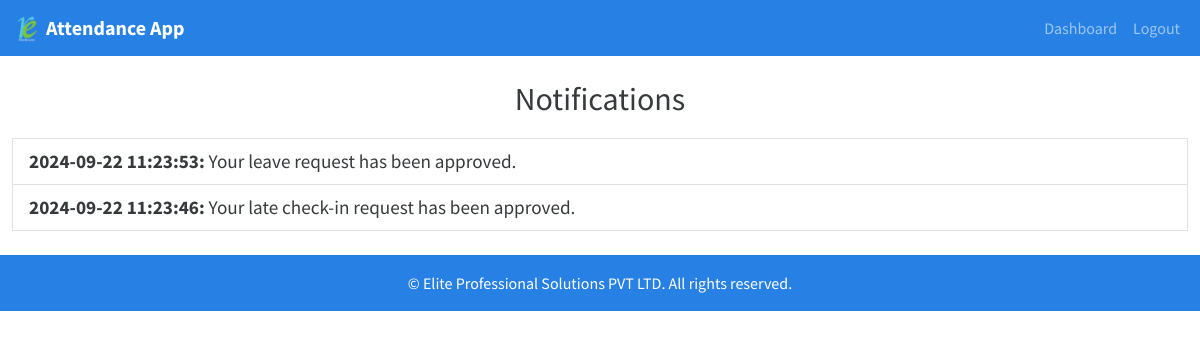
Screenshot of /notifications (signed in) with the database file from the repository.
### app/models.py (models this page shows)
class Notification(db.Model):
    __tablename__ = 'notification'
    id = db.Column(db.Integer, primary_key=True)
    employee_id = db.Column(db.Integer, db.ForeignKey('employee.id'))
    message = db.Column(db.String(500))
    date = db.Column(db.DateTime, nullable=False)

### app/routes.py (the view)
@main.route('/notifications')
@login_required
def notifications():
    if session.get('user_type') != 'employee':
        return redirect(url_for('main.login'))
    notifications = Notification.query.filter_by(employee_id=current_user.id).order_by(Notification.date.desc()).all()
    return render_template('notifications.html', notifications=notifications)

### app/routes.py (called while the page is built)
@login_manager.user_loader
def load_user(user_id):
    if session.get('user_type') == 'employee':
        return Employee.query.get(int(user_id))
    else:
        return Admin.query.get(int(user_id))

### app/templates/notifications.html (shortened to what this page needs)
{% extends "base.html" %}
{% block content %}
<h2 class="text-center">Notifications</h2>
{% if notifications %}
    <ul class="list-group">
        {% for notification in notifications %}
        <li class="list-group-item">
            <strong>{{ notification.date.strftime('%Y-%m-%d %H:%M:%S') }}:</strong>
            {{ notification.message }}
        </li>
        {% endfor %}
    </ul>
{% else %}
    <p>No notifications available.</p>
{% endif %}
{% endblock %}

### app/static/css/styles.css (style rules this page uses)
h1, h2 { margin-top: 20px; margin-bottom: 20px; }
.list-group-item { font-size: 1.2em; }

### rows the page displays
Notification: date "2024-09-22 11:23:53", message "Your leave request has been approved."
Notification: date "2024-09-22 11:23:46", message "Your late check-in request has been approved."
